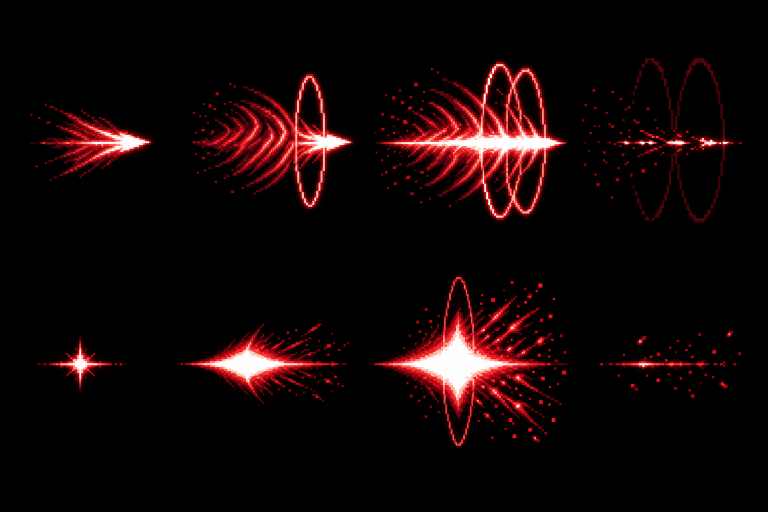
#> input picture raw/vfx_gen/thrust_1.png, 1536 x 1024 px, found by its file name (shown at 1/2 size)
$ python thrust_vfx.py
#> lines starting #> are read from the running program, lines starting #| are printed output that depends on the picture
"""U 突刺特效：黑底发光图 → 游戏精灵条（u_cone 剑尖冲击波 / u_pierce 贯穿爆点），写进 assets/vfx 和 manifest。
转换函数与 vfx_gen.py 相同（那个脚本一跑会重做所有旧特效，所以这里单独一份）。用法：python -X utf8 thrust_vfx.py"""
import io, json
import numpy as np
from PIL import Image

ROOT = 'D:/workspace/trial/'


def to_rgba(a):
    a = a.astype(float)
    al = a.max(axis=2)
    al[al < 18] = 0
    rgb = np.where(al[..., None] > 0, a * 255 / np.maximum(al[..., None], 1), 0)
    return np.dstack([np.clip(rgb, 0, 255), al]).astype(np.uint8)


def shrink(rgba, k):
    im = Image.fromarray(rgba, 'RGBA')
    a = np.asarray(im).astype(float); pm = a.copy(); pm[..., :3] *= a[..., 3:] / 255
    w, h = im.size
    small = np.asarray(Image.fromarray(pm.astype(np.uint8), 'RGBA').resize((max(1, round(w * k)), max(1, round(h * k))), Image.BOX)).astype(float)
    al = small[..., 3:]
    small[..., :3] = np.where(al > 0, small[..., :3] * 255 / np.maximum(al, 1), 0)
    small[..., 3] = np.clip(small[..., 3] * 1.25, 0, 255)
    return np.clip(small, 0, 255).astype(np.uint8)


def save(name, frames, ax, ay, fps):
    fw, fh = frames[0].shape[1], frames[0].shape[0]
    sheet = np.concatenate(frames, axis=1)
    Image.fromarray(sheet, 'RGBA').save(ROOT + f'assets/vfx/{name}.png')
    p = ROOT + 'assets/vfx/manifest.js'
    s = io.open(p, encoding='utf-8').read()
    m = json.loads(s.replace('window.VFX = ', '').rstrip().rstrip(';'))
    m[name] = {'fw': fw, 'fh': fh, 'n': len(frames), 'fps': fps, 'ax': ax, 'ay': ay, 'add': 1}
    io.open(p, 'w', encoding='utf-8').write('window.VFX = ' + json.dumps(m, ensure_ascii=False) + ';\n')
    big = Image.fromarray(sheet, 'RGBA').resize((sheet.shape[1] * 3, sheet.shape[0] * 3), Image.NEAREST)
    bg = Image.new('RGBA', big.size, (30, 26, 40, 255)); bg.alpha_composite(big)
    bg.convert('RGB').save(ROOT + f'raw/vfx_gen/{name}_preview.png')
    print(name, fw, fh, len(frames), 'anchor', ax, ay)


a = np.asarray(Image.open(ROOT + 'raw/vfx_gen/thrust_1.png').convert('RGB'))
#> a is the input picture: shape (1024, 1536, 3); mean R, G, B 18.9, 6.3, 6.6
H, W = a.shape[:2]
#> H = 1024; W = 1536
cell = lambda r, c: a[r * H // 2:(r + 1) * H // 2, c * W // 4:(c + 1) * W // 4]
K = 0.22
# 上排：剑尖冲击波。锚点取第 1 帧矛尖（最右的亮点）所在的位置，游戏里把它钉在剑尖上
cone = [shrink(to_rgba(cell(0, c)), K) for c in range(4)]
#> in shrink, `pm[..., :3] *= a[..., 3:] / 255`: pm: shape (512, 384, 4) float64; mean R, G, B, A 10.8, 3.3, 3.7, 10.8
#> in shrink, `small[..., :3] = np.where(al > 0, small[..., :3] * 255 / np.maximum(al..`: small: shape (113, 84, 4) float64; mean R, G, B, A 45, 4.2, 6.2, 10.8
#> in shrink, `small[..., 3] = np.clip(small[..., 3] * 1.25, 0, 255)`: small: shape (113, 84, 4) float64; mean R, G, B, A 45, 4.2, 6.2, 12.5
#> call 2 of shrink, with k = 0.22
#> in shrink (call 2), `pm[..., :3] *= a[..., 3:] / 255`:
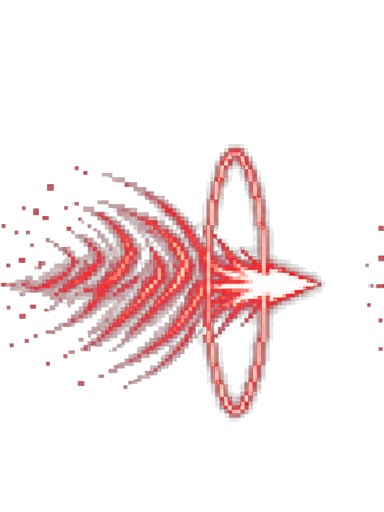
#> pm: shape (512, 384, 4) float64; mean R, G, B, A 24.8, 6.1, 6.8, 24.8; transparent parts drawn white
#> in to_rgba (call 3), `rgb = np.where(al[..., None] > 0, a * 255 / np.maximum(al[..., None], ..`:
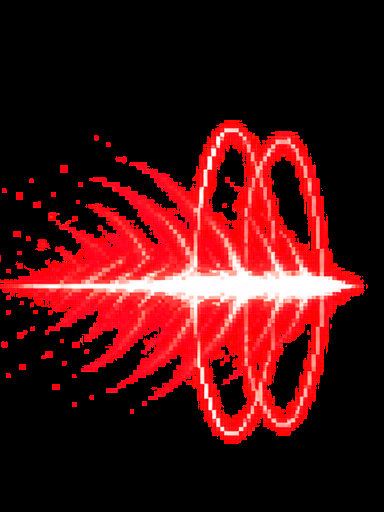
#> rgb: shape (512, 384, 3) float64; mean of channels 0, 1, 2 72.5, 16.2, 18; drawn as R, G, B
#> call 3 of shrink, with k = 0.22
#> in shrink (call 3), `small = np.asarray(Image.fromarray(pm.astype(np.uint8), 'RGBA').resize..`:
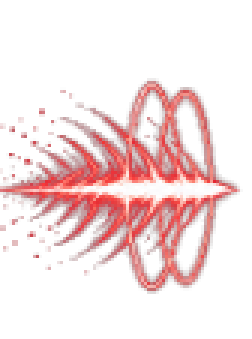
#> small: shape (113, 84, 4) float64 (shown 3 times larger); mean R, G, B, A 48.9, 15.5, 16.2, 43.6; transparent parts drawn white
#> call 4 of shrink, with k = 0.22
#> in shrink (call 4), `pm[..., :3] *= a[..., 3:] / 255`:
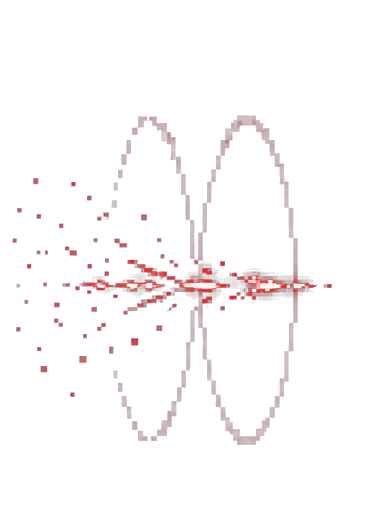
#> pm: shape (512, 384, 4) float64; mean R, G, B, A 5.9, 1, 1.3, 5.9; transparent parts drawn white
#> in shrink (call 4), `small[..., :3] = np.where(al > 0, small[..., :3] * 255 / np.maximum(al..`: small: shape (113, 84, 4) float64; mean R, G, B, A 91.9, 2, 7.1, 5.8
#> in shrink (call 4), `small[..., 3] = np.clip(small[..., 3] * 1.25, 0, 255)`: small: shape (113, 84, 4) float64; mean R, G, B, A 91.9, 2, 7.1, 7.2
#> in shrink (call 4), `return np.clip(small, 0, 255).astype(np.uint8)`:
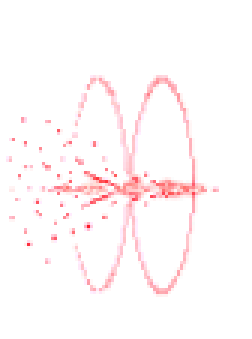
#> returned value: shape (113, 84, 4) (shown 3 times larger); mean of channels 0, 1, 2, 3 27.9, 2, 6.6, 7.1; transparent parts drawn white
#> cone = 4 items
al = cone[0][..., 3]; ys, xs = np.nonzero(al > 120)
#> after `al = cone[0][..., 3]`:
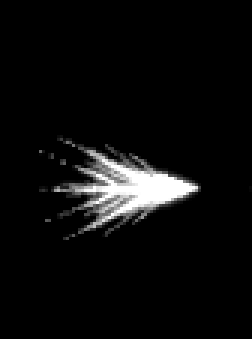
#> al: shape (113, 84) (shown 3 times larger); min 0, max 255, mean 12.5
#> after `ys, xs = np.nonzero(al > 120)`: ys = 457 values from 50 to 76; xs = 457 values, max 65 at index 228, min 18 at index 229, mean 42.95
save('u_cone', cone, int(xs.max()), int(np.median(ys)), 20)
#> in save, `sheet = np.concatenate(frames, axis=1)`:
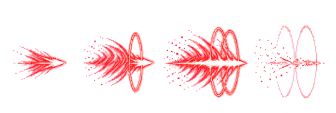
#> sheet: shape (113, 336, 4); mean of channels 0, 1, 2, 3 46.6, 8, 11.4, 24.7; transparent parts drawn white
#> (the run stopped early here; a loop or call above may not have finished)
